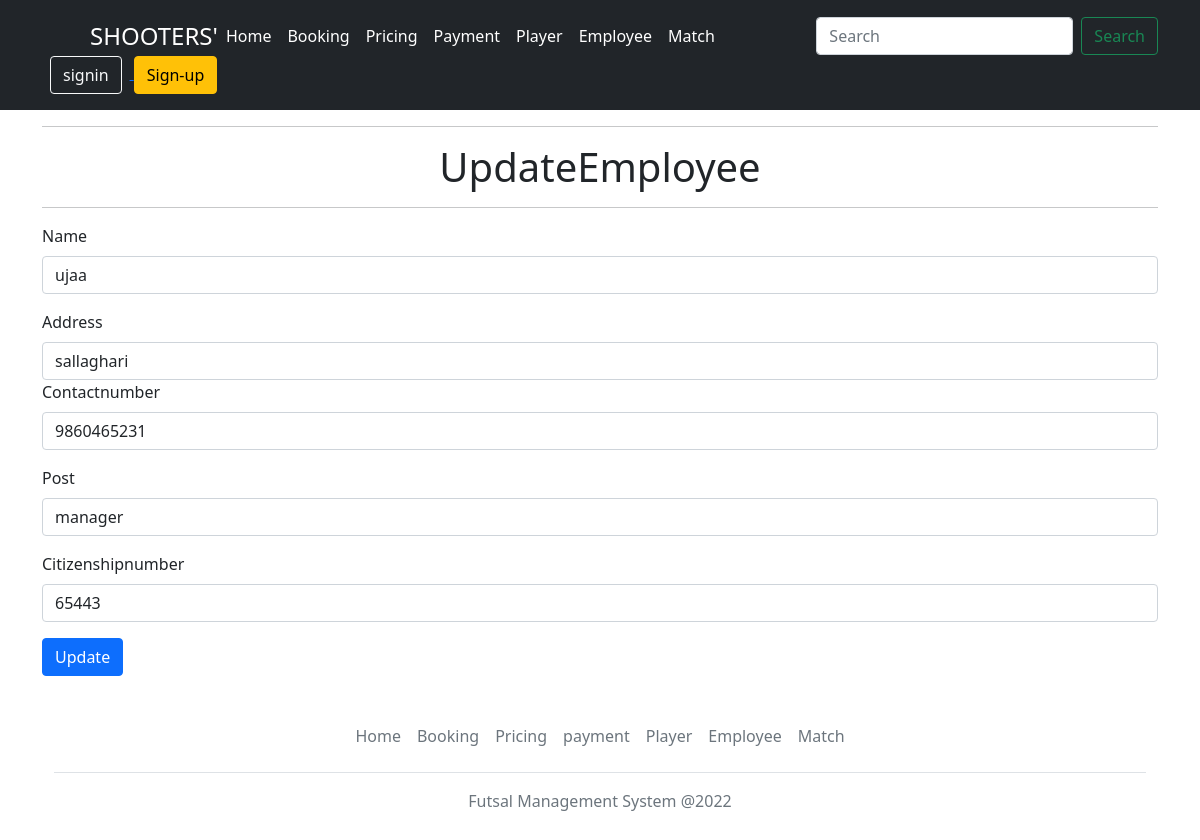
The app's page /editemployee/9 with its own data.
### app/models.py (models this page shows, shortened)
class Employee(models.Model):
    employee_name = models.CharField(max_length=80, unique= True)
    address = models.TextField(blank=True, null=True)
    citizenshipnumber= models.TextField(blank=True, null=True)
    contactnumber = models.TextField(blank=True, null=True)
    post = models.TextField(blank=True, null=True)

### app/views.py (the view)
# urls.py: path('editemployee/<int:id>',views.EditEmployee, name="editemployee"),
def EditEmployee(request,id):
    employee = Employee.objects.get(pk=id)
    data=Employee.objects.all()
    contents={'views':employee,'data':data}
    return render(request,'UpdateEmployee.html',contents)

### templates/UpdateEmployee.html (shortened to what this page needs)
{% load static %}
<!DOCTYPE html>
<html lang="en">
<head>
    <link rel="stylesheet" href="{% static 'css/bootstrap.min.css' %}" />
</head>
<body>
    <header class="p-3 bg-dark text-white">
        <div class="container">
            <div class="d-flex flex-wrap align-items-center justify-content-center justify-content-lg-start">
                <a href="/" class="d-flex align-items-center mb-2 mb-lg-0 text-white text-decoration-none">
                    <svg class="bi me-2" width="40" height="32" role="img" aria-label="Bootstrap">
                        <use xlink:href="#bootstrap" />
                    </svg>
                    <span class="fs-4">SHOOTERS'</span>
                </a>
                <ul class="nav col-12 col-lg-auto me-lg-auto mb-2 justify-content-center mb-md-0">
                    <li><a href="{% url 'home' %}" class="nav-link px-2 text-white">Home</a></li>
                    <li><a href="{% url 'booking' %}" class="nav-link px-2 text-white">Booking</a></li>
                    <li><a href="{% url 'price' %}" class="nav-link px-2 text-white">Pricing</a></li>
                    <li><a href="{% url 'payment' %}" class="nav-link px-2 text-white">Payment</a></li>
                    <li><a href="{% url 'player' %}" class="nav-link px-2 text-white">Player</a></li>
                    <li><a href="{% url 'employee' %}" class="nav-link px-2 text-white">Employee</a></li>
                    <li><a href="{% url 'match' %}" class="nav-link px-2 text-white">Match</a></li>
                </ul>
                <form class="d-flex" role="search" method="get"  action="{% url 'search' %}">
                    <input class="form-control me-2" type="search" placeholder="Search" id="query" name="query"  aria-label="Search">
                    <button class="btn btn-outline-success" type="submit" name="submit">Search</button>
                </form>
                <div class="text-end">
                    <a href="/signin">
                        <button type="button" class="btn btn-outline-light mx-2">signin</button>
                        </a>
                        <a href="/signup">
                        <button type="button"  class="btn btn-warning">Sign-up</button>
                    </a>
                </div>
            </div>
        </div>
    </header>
    <div class="container">
        <hr>
        <h1 class="text-center">UpdateEmployee</h1>
        <hr>
        {% if views %}
        <form method="POST" id="employeeform" action="{% url 'updateemployee' views.id %}">
            <div class="mb-3">
                <label for="exampleInputEmail1" class="form-label">Name</label>
                <input type="text" class="form-control" id="name" name="name" value="{{ views.employee_name }}" aria-describedby="emailHelp" required>
            </div>
            <div class="mb-3">
                <label for="exampleInputEmail1" class="form-label">Address</label>
                <input type="text" class="form-control" id="address" name="address" value="{{ views.address }}" aria-describedby="emailHelp"
                    required>
                <div class="mb-3">
                    <label for="exampleInputEmail1" class="form-label">Contactnumber</label>
                    <input type="number" class="form-control" id="Contactnumber" name="Contactnumber" value="{{ views.contactnumber }}"
                        aria-describedby="emailHelp" required>
                </div>
                <div class="mb-3">
                    <label for="exampleInputEmail1" class="form-label">Post</label>
                    <input type="text" class="form-control" id="post" name="post" value="{{ views.post }}" aria-describedby="emailHelp" required>
                </div>
                <div class="mb-3">
                    <label for="exampleInputEmail1" class="form-label">Citizenshipnumber</label>
                    <input type="number" class="form-control" id="citizenshipnumber" name="Citizenshipnumber" value="{{ views.citizenshipnumber }}"
                        aria-describedby="emailHelp" required>
                </div>
                <button type="submit" name="submit" class="btn btn-primary">Update </button>
        </form>
        {% endif %}
    </div>
    <div class="container">
        <footer class="py-3 my-4">
            <ul class="nav justify-content-center border-bottom pb-3 mb-3">
                <li class="nav-item"><a href="{% url 'home' %}" class="nav-link px-2 text-muted">Home</a></li>
                <li class="nav-item"><a href="{% url 'booking' %}" class="nav-link px-2 text-muted">Booking</a></li>
                <li class="nav-item"><a href="{% url 'price' %}" class="nav-link px-2 text-muted">Pricing</a></li>
                <li class="nav-item"><a href="{% url 'payment' %}" class="nav-link px-2 text-muted">payment</a></li>
                <li class="nav-item"><a href="{% url 'player' %}" class="nav-link px-2 text-muted">Player</a></li>
                <li class="nav-item"><a href="{% url 'employee' %}" class="nav-link px-2 text-muted">Employee</a></li>
                <li class="nav-item"><a href="{% url 'match' %}" class="nav-link px-2 text-muted">Match</a></li>
            </ul>
            <p class="text-center text-muted">Futsal Management System @2022</p>
        </footer>
    </div>
</body>
</html>

### records on screen
Employee: name "ujaa", address "sallaghari", Contactnumber "9860465231", post "manager", Citizenshipnumber "65443"
